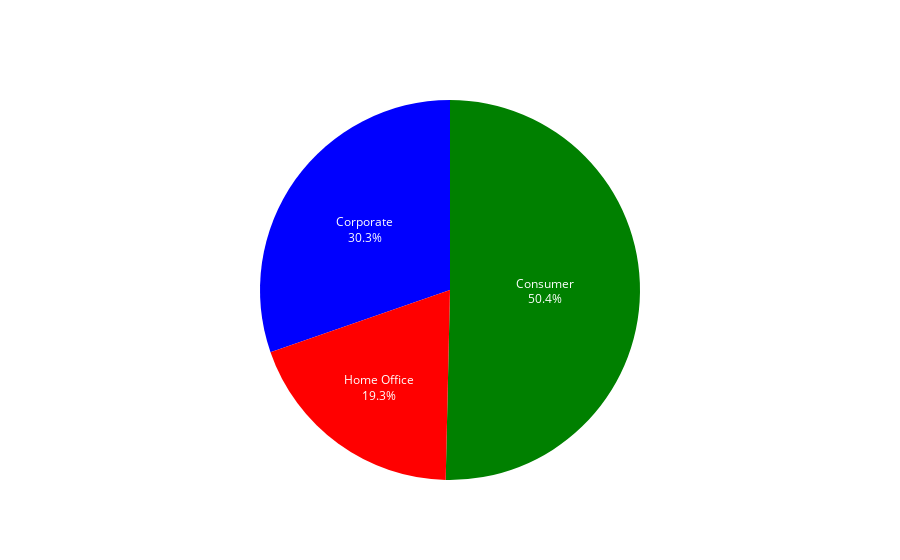

Notebook code for this chart:
### Code cell
import plotly.graph_objects as go

fig = go.Figure(data=[go.Pie(
    labels=ndf['Customer Type'],
    values=ndf['count'],
    textinfo='percent',
    hoverinfo='label+percent',
    marker=dict(colors=['green', 'blue', 'red'])
)])

fig.update_traces(textposition='inside', textinfo='percent+label')
fig.update_layout(showlegend=False)

fig.show()

### Figure 1 — Plotly figure (JSON) as saved in the notebook; plotly's stock layout.template omitted (floating-point values rounded to 4 significant figures)
{"data": [{"hoverinfo": "label+percent", "labels": ["Consumer", "Corporate", "Home Office"], "marker": {"colors": ["green", "blue", "red"]}, "textinfo": "percent+label", "textposition": "inside", "type": "pie", "values": [417, 251, 160]}], "layout": {"showlegend": false}}
